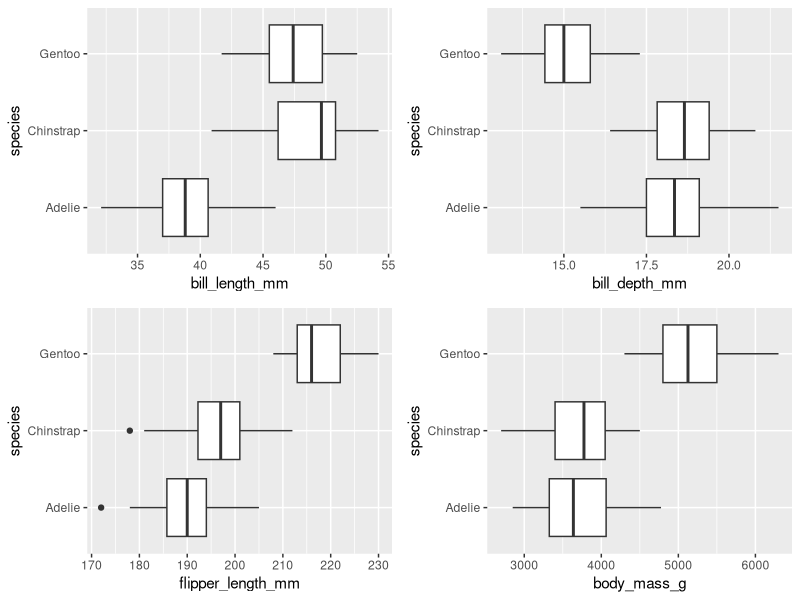
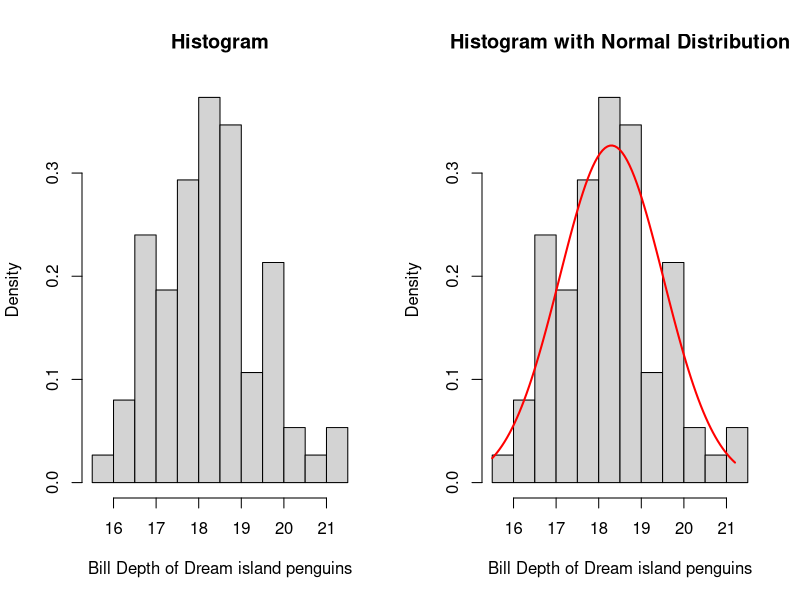
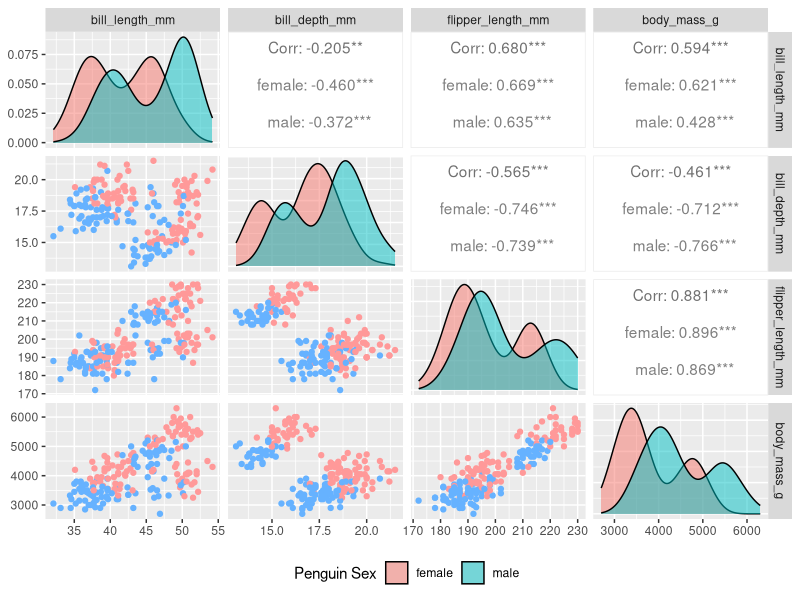
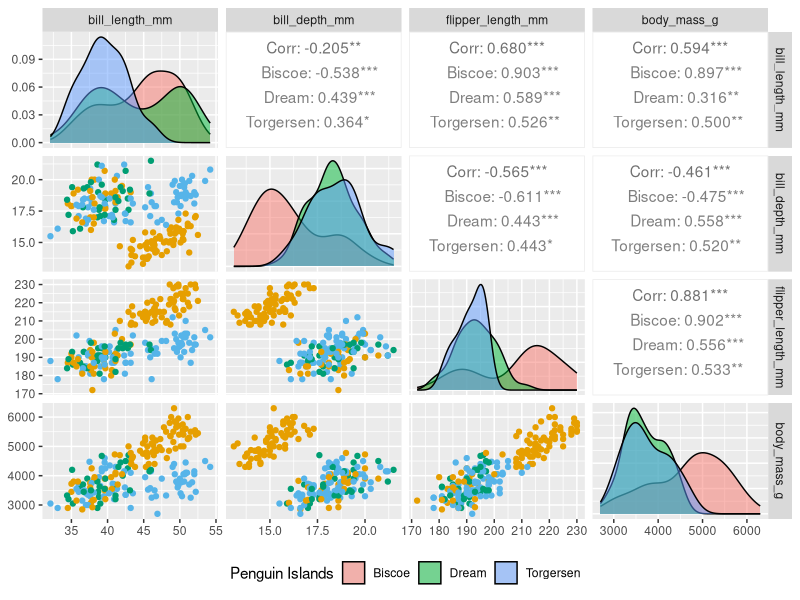

Write R code to recreate these figures, in order.
## ---- chunk 1
knitr::opts_chunk$set(echo = TRUE)
## ---- chunk 2
suppressWarnings({
  library(palmerpenguins)
  library(knitr)
  library(ggplot2)
  library(GGally)
  library(vegan)
  library(gridExtra)
})

knitr::opts_chunk$set(echo = TRUE, warning = FALSE, message = FALSE)
## ---- chunk 3
data("penguins")
penguins <- na.omit(penguins)
## ---- chunk 4
n <- 200
my.student.number <- 240408545
set.seed(my.student.number)
my.penguins <- penguins[sample(nrow(penguins), n), ]
## ---- chunk 5
summary(my.penguins)
## ---- chunk 6
gg1 = ggplot(my.penguins, mapping = aes(bill_length_mm, species)) + geom_boxplot()
gg2 = ggplot(my.penguins, mapping = aes(bill_depth_mm, species)) + geom_boxplot()
gg3 = ggplot(my.penguins, mapping = aes(flipper_length_mm, species)) + geom_boxplot()
gg4 = ggplot(my.penguins, mapping = aes(body_mass_g, species)) + geom_boxplot()
grid.arrange(gg1, gg2, gg3, gg4)
## ---- chunk 7
table = xtabs(~ year + species + island, data =my.penguins)
table
## ---- chunk 8
par(mfrow = c(1, 2))
hist = hist(my.penguins$bill_depth_mm[my.penguins$island=='Dream'], 
            breaks = 20, freq = FALSE, xlab = "Bill Depth of Dream island penguins", main = "Histogram")
## ---- chunk 9
Dream_bill_depth <- my.penguins$bill_depth_mm[my.penguins$island == 'Dream']

mean_Dream <- mean(Dream_bill_depth)
sd_Dream <- sd(Dream_bill_depth)

mean_Dream
sd_Dream

# Plot histogram 
hist(Dream_bill_depth, breaks = 20, freq = FALSE, 
     xlab = "Bill Depth of Dream island penguins", 
     main = "Histogram with Normal Distribution")

# values for the normal distribution curve
x <- seq(min(Dream_bill_depth), max(Dream_bill_depth), length = 100)
y <- dnorm(x, mean = mean_Dream, sd = sd_Dream)

# Overlay the normal distribution curve
lines(x, y, col = "red", lwd = 2)
## ---- chunk 10
ggpairs(my.penguins, columns = c(3:6), aes(color = sex), legend = 1,  
        diag = list(continuous = wrap("densityDiag", alpha = 0.5 )), progress = FALSE) +
  theme(legend.position = "bottom") + labs(fill = "Penguin Sex") + scale_color_manual(values = c("male" = "#FF9999", "female" = "#66B2FF"))
## ---- chunk 11
t.test(bill_length_mm ~ sex, data = my.penguins)
## ---- chunk 12
ggpairs(my.penguins, columns = c(3:6), aes(color = island), legend = 1,  
        diag = list(continuous = wrap("densityDiag", alpha = 0.5 )), 
        progress = FALSE) + theme(legend.position = "bottom") +
  labs(fill = "Penguin Islands") + scale_color_manual(values = c("Biscoe" = "#E69F00","Dream" = "#56B4E9","Torgersen" = "#009E73"))
## ---- chunk 13
aov(bill_length_mm ~ island, data = my.penguins)
